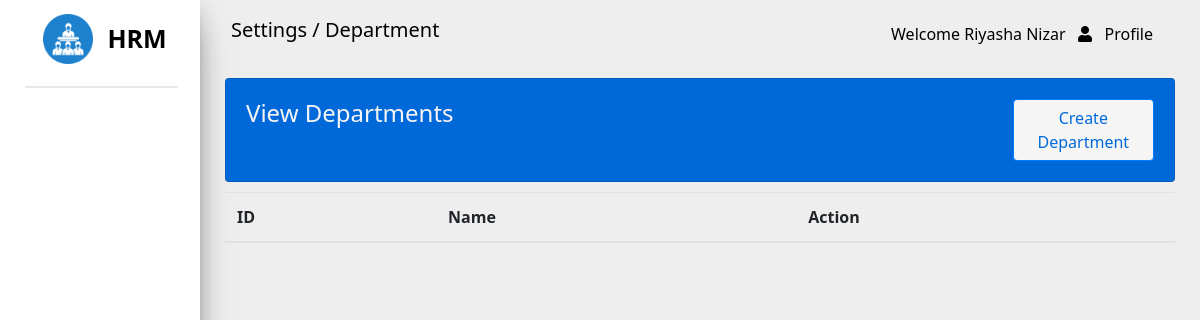
The page /pages/department/index.php (signed in) on the database as committed earlier.
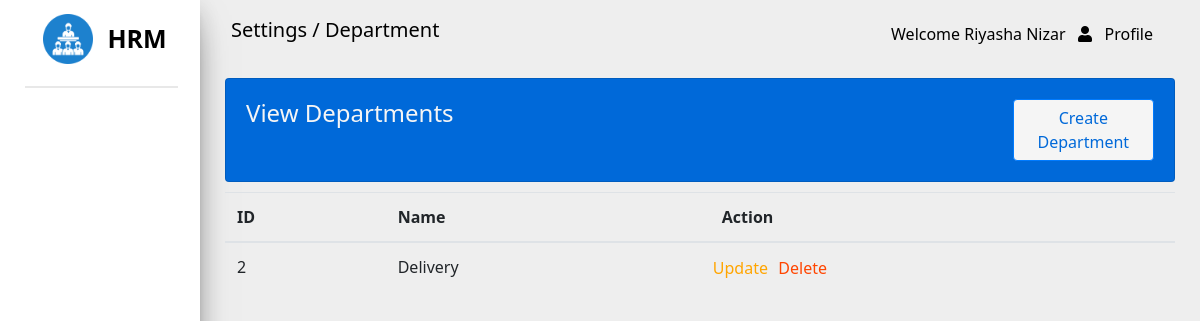
The same page on the database as committed later.
### tables this page shows
CREATE TABLE IF NOT EXISTS `department` (
  `id` int NOT NULL AUTO_INCREMENT,
  `name` varchar(65) NOT NULL,
  PRIMARY KEY (`id`)
);

### core/services/common-service.php (called while the page is built, shortened)
<?php
    function getUsername() {
        return $_SESSION["fullname"];
    }
?>

### core/services/department-service.php (called while the page is built, shortened)
<?php
    function getAllDepartments($conn) {
        $query = "SELECT * from Department";
        return $conn->query($query);
    }
?>

### pages/department/index.php (the view, shortened to what this page needs)
<?php
    require '../../core/services/common-service.php';
    require '../../core/services/department-service.php';
?>
<!DOCTYPE html>
<html lang="en">
<head>
    <link rel="stylesheet" href="https://use.fontawesome.com/releases/v5.7.0/css/all.css"
>
    <link rel="stylesheet" href="../../assets/css/common.css" />
    <link rel="stylesheet" href="../../assets/css/department.css" />
</head>
<body>
    <div class="row max-width">
        <div class="col-md-2 side-content">
            <img src="../../assets/images/hrm.png" width="50px" />
            <label>HRM</label>
            <br />
            <div class="break-line"></div>
        </div>
        <div class="col-md-10 nav-content">
            <nav class="navbar">
                <label class="navbar-brand">Settings / Department</label>
                <div class="dropdown">
                    <button class="dropbtn" onclick="showDropDown()">
                        Welcome <?php echo getUserName();?> &nbsp
                        <span class="fa fa-user" onclick="showDropDown()"></span> &nbsp Profile
                    </button>
                </div>
            </nav>
            <div class="column maintain-paddings">
                <div class="card main-card">
                    <div class="row more-top-margin">
                        <div class="col-md-8">
                            <h4>View Departments</h4>
                        </div>
                        <div class="col-md-4">
                            <a href="./create.php" class="btn btn-primary btn-small">Create Department</a>
                        </div>
                    </div>
                </div>
                <div class="slight-top-margin">
                    <table class="table">
                        <thead>
                            <tr>
                                <th>ID</th>
                                <th>Name</th>
                                <th>Action</th>
                            </tr>
                        </thead>
                        <tbody>
                            <?php
                                $result = getAllDepartments($conn);
                                while($row = mysqli_fetch_assoc($result)) {
                            ?>
                            <tr>
                                <td id="<?php echo $row['id'];?>"><?php echo $row["id"];?></td>
                                <td><?php echo $row["name"];?></td>
                                <td>
                                    <div class="row center">
                                        <form method="POST" action="../../core/services/department-service.php">
                                            <input type="button" class="btn-small btn-r btn-d" name="btnDelete"
                                                onclick="deleteDepartment(<?php echo $row['id'];?>)" value="Delete" />
                                            <input type="button" class="btn-small btn-r btn-u" name="btnUpdate"
                                                id="btnUpdateD" onclick="updateDepartment(<?php echo $row['id'];?>)"
                                                value="Update" />
                                        </form>
                                    </div>
                                </td>
                            </tr>
                            <?php
                                }
                            ?>
                        </tbody>
                    </table>
                </div>
            </div>
        </div>
    </div>
</body>
</html>

Rows that differ between the two databases and show on the page:
added department: id "2", name "Delivery"
